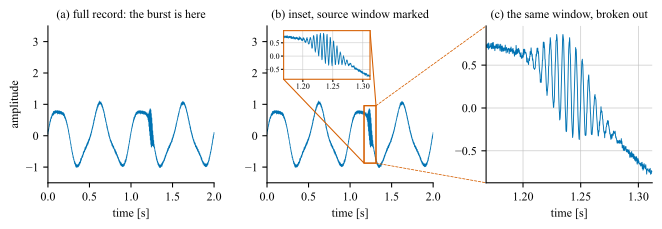

The script that saved this image:
# --- Match LaTeX document: Times New Roman, 10pt, textwidth=7in ---
# The two ways to show a narrow feature inside a wide record. One signal carrying
# a short transient, drawn three ways on the same data:
#
#   (a) the full range alone, where the transient is present and unreadable;
#   (b) an inset drawn inside the panel, over a region carrying no data, with the
#       source window boxed on the parent and connected to the inset;
#   (c) the same window broken out as its own panel, which is the answer when the
#       parent has no free corner and when the zoom needs its own axis labels.
#
# What (b) and (c) share is the marking. An unmarked inset is a claim the reader
# cannot check, since nothing on the page says which part of the record it came
# from. Both keep their ticks for the same reason: a zoom with no scale shows a
# shape and reports no quantity.
#
# This is the companion to plot_logscale.py. A log axis buys detail across the
# whole range at once; a close-up buys it in one window and nowhere else.
import numpy as np
import matplotlib.pyplot as plt
from matplotlib.patches import Rectangle, ConnectionPatch

plt.rcParams.update({
    'font.family': 'serif',
    'font.serif': ['Times New Roman'],
    'font.size': 10,
    'axes.titlesize': 9,
    'axes.labelsize': 9,
    'xtick.labelsize': 9,
    'ytick.labelsize': 9,
    'mathtext.fontset': 'cm',
})

rng = np.random.default_rng(3)
FS = 5000.0                       # sampling rate, Hz
T = 2.0                           # record length, s
t = np.arange(0, T, 1 / FS)

# A slow carrier the record is mostly about, plus a short high-frequency burst
# that is the thing worth seeing and that occupies a few percent of the record.
T0, WIDTH = 1.24, 0.024           # burst center and half-width, s
signal = (0.9 * np.sin(2 * np.pi * 2.0 * t)
          + 0.15 * np.sin(2 * np.pi * 5.0 * t + 0.7)
          + rng.normal(0, 0.02, t.size))
burst = 0.55 * np.exp(-((t - T0) / WIDTH) ** 2) * np.sin(2 * np.pi * 180 * t)
signal = signal + burst

X0, X1 = T0 - 3 * WIDTH, T0 + 3 * WIDTH      # the close-up window
sel = (t >= X0) & (t <= X1)
Y0, Y1 = signal[sel].min() - 0.10, signal[sel].max() + 0.10
# Headroom above the carrier, so the inset of (b) has somewhere to go that
# carries no data. An inset placed over the trace would trade the feature it
# shows for the one it hides; making room is part of choosing to use one.
YLIM = (-1.5, 3.5)

C_LINE = '#0072B2'
C_MARK = '#D55E00'                # the marking, in the one strong accent color

fig, axes = plt.subplots(1, 3, figsize=(7.0, 2.5))

# --- (a) full range only ---
ax = axes[0]
ax.plot(t, signal, lw=0.5, color=C_LINE)
ax.set_title('(a) full record: the burst is here')

# --- (b) inset inside the panel, over empty space, marked and connected ---
ax = axes[1]
ax.plot(t, signal, lw=0.5, color=C_LINE)
ax.set_title('(b) inset, source window marked')
ax.set_xlim(0, T)
ax.set_ylim(*YLIM)
axin = ax.inset_axes([0.10, 0.66, 0.52, 0.31])
axin.plot(t[sel], signal[sel], lw=0.6, color=C_LINE)
axin.set_xlim(X0, X1)
axin.set_ylim(Y0, Y1)
axin.set_xticks([1.20, 1.25, 1.30])
axin.set_yticks([-0.5, 0.0, 0.5])
axin.tick_params(labelsize=6, length=2, pad=1)
# Ticks are the minimum; the grid at those ticks is what lets a value be read off the
# magnified window instead of interpolated from its frame. The parent panels are left
# unruled on purpose: they are read for where the burst is, not for its amplitude.
axin.grid(True, color='0.75', lw=0.4, alpha=0.9)
axin.set_axisbelow(True)
for sp in axin.spines.values():
    sp.set_color(C_MARK)
    sp.set_linewidth(0.8)
ax.indicate_inset_zoom(axin, edgecolor=C_MARK, alpha=1.0, lw=0.8)

# --- (c) the same window as its own panel, marked on the parent of (b) ---
ax = axes[2]
ax.plot(t[sel], signal[sel], lw=0.7, color=C_LINE)
ax.set_xlim(X0, X1)
ax.set_ylim(Y0, Y1)
ax.set_xticks([1.20, 1.25, 1.30])
ax.set_yticks([-0.5, 0.0, 0.5])            # the same ruling as the inset of (b)
ax.grid(True, color='0.75', lw=0.5, alpha=0.9)
ax.set_axisbelow(True)
ax.set_title('(c) the same window, broken out')

for ax in (axes[0], axes[1]):
    ax.set_xlim(0, T)
    ax.set_ylim(*YLIM)
for ax in axes:
    ax.set_xlabel('time [s]')
    for side in ('top', 'right'):
        ax.spines[side].set_visible(False)
axes[0].set_ylabel('amplitude')

plt.tight_layout()

# The rectangle on (b) that (c) is taken from, and two connectors to the panel
# it became, so the broken-out view is anchored to the record exactly as the
# inset is. Drawn after tight_layout, since the connectors span two axes.
axes[1].add_patch(Rectangle((X0, Y0), X1 - X0, Y1 - Y0, fill=False,
                            edgecolor=C_MARK, lw=0.8, zorder=5))
for y_src, y_dst in ((Y1, Y1), (Y0, Y0)):
    fig.add_artist(ConnectionPatch(
        xyA=(X1, y_src), coordsA=axes[1].transData,
        xyB=(X0, y_dst), coordsB=axes[2].transData,
        color=C_MARK, lw=0.6, ls=(0, (3, 2))))

basename = 'plot_closeup'
plt.savefig(f'{basename}.pdf', bbox_inches='tight')
plt.savefig(f'{basename}.svg', bbox_inches='tight')
plt.savefig(f'{basename}.jpeg', dpi=300, bbox_inches='tight')
print(f'Saved {basename}.pdf, {basename}.svg, {basename}.jpeg')

# --- what the close-up buys, in the units the caption quotes ---
win = X1 - X0
mag = T / win
print(f'\nrecord {T:.1f} s at {FS:.0f} Hz, {t.size} samples')
print(f'close-up window {win * 1e3:.0f} ms wide, centered at {T0:.2f} s: '
      f'{100 * win / T:.1f}% of the record, a magnification of {mag:.0f} times')
print(f'the window holds {int(sel.sum())} of the {t.size} samples and gets the '
      f'full width of (b) and (c) instead of {100 * win / T:.1f}% of it')
print('burst at 180 Hz against a 2 Hz carrier, a ratio of 90, which is why the '
      'full record cannot resolve it')

# --- the ruling of the two close-ups, against the 2 mm limit of the gridline section ---
fig.canvas.draw()
MM = 25.4
LIMIT_MM = 8 / 96 * MM                       # 8 px at 96 px per inch
print(f'\ngridline separation on the close-ups, limit {LIMIT_MM:.2f} mm:')
for name, a in (('inset of (b)', axin), ('panel (c)', axes[2])):
    box = a.get_window_extent()
    w_mm, h_mm = box.width / fig.dpi * MM, box.height / fig.dpi * MM
    dx = (a.get_xticks()[1] - a.get_xticks()[0]) / np.ptp(a.get_xlim()) * w_mm
    dy = (a.get_yticks()[1] - a.get_yticks()[0]) / np.ptp(a.get_ylim()) * h_mm
    flag = '  <-- below the limit' if min(dx, dy) < LIMIT_MM else ''
    print(f'    {name}: {w_mm:.1f} x {h_mm:.1f} mm, lines {dx:.1f} mm apart in x and '
          f'{dy:.1f} mm in y{flag}')
